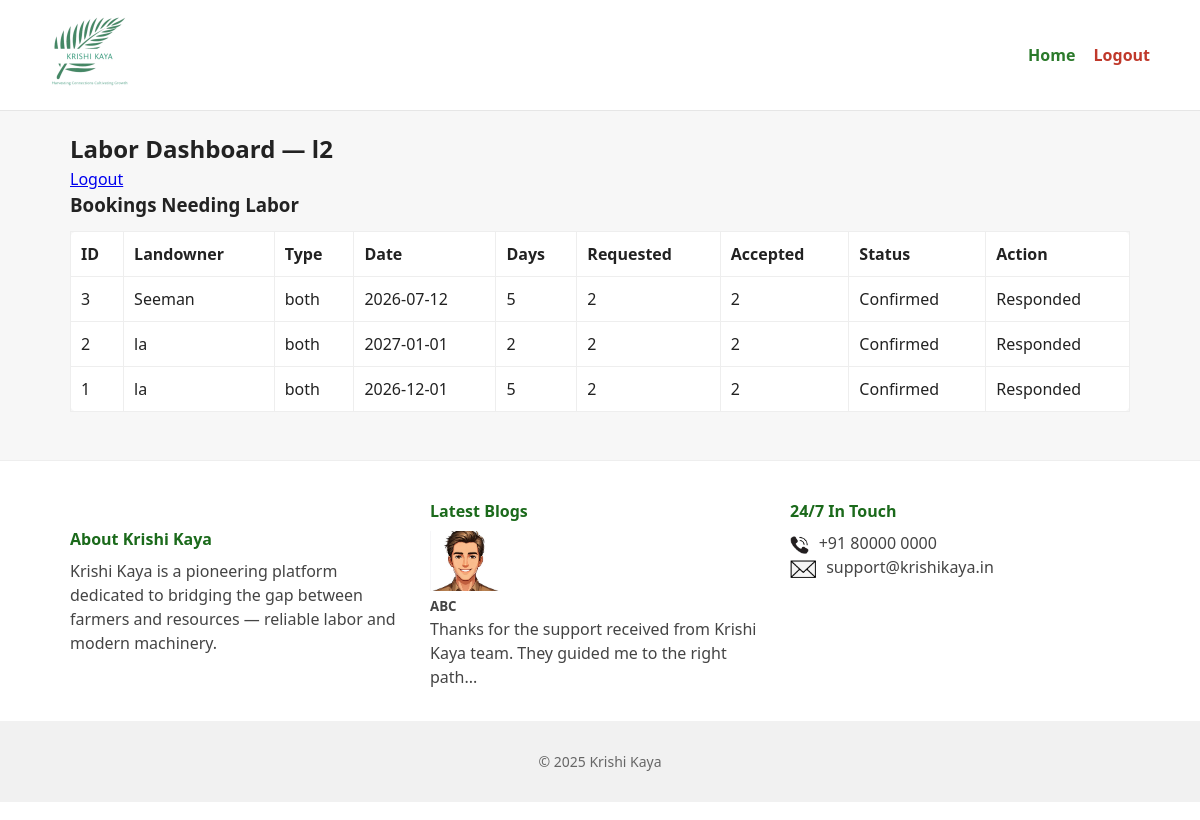
The page /labor (signed in) on the database its author committed.
### app.py (models this page shows)
class User(db.Model):
    id = db.Column(db.Integer, primary_key=True)
    role = db.Column(db.String(20))
    name = db.Column(db.String(100))
    username = db.Column(db.String(100), unique=True)
    password = db.Column(db.String(100))
    contact = db.Column(db.String(50))
    address = db.Column(db.String(200))
    acres = db.Column(db.Integer)
    crops = db.Column(db.String(200))
    machine_type = db.Column(db.String(100))
    num_labors = db.Column(db.Integer)

class Booking(db.Model):
    id = db.Column(db.Integer, primary_key=True)
    landowner_id = db.Column(db.Integer, db.ForeignKey("user.id"))
    service_date = db.Column(db.String(50))
    days = db.Column(db.Integer)
    service_type = db.Column(db.String(20))
    num_labor = db.Column(db.Integer)
    machine_type = db.Column(db.String(100))
    labor_status = db.Column(db.String(100), default="Pending")
    machinery_status = db.Column(db.String(100), default="Pending")
    action = db.Column(db.String(20), default="Pending")  # Pending/Closed

### app.py (the view, shortened to what this page needs)
@app.route("/labor", methods=["GET", "POST"])
def labor_dashboard():
    user = current_user()
    if not user or user.role != "labor":
        flash("Login as labor first", "danger")
        return redirect(url_for("login"))
    bookings_display = []
    total_labors = User.query.filter_by(role="labor").count()
    for b in Booking.query.filter(Booking.service_type.in_(["labor", "both"])).order_by(Booking.id.desc()).all():
        accepted_count = BookingResponse.query.filter_by(booking_id=b.id, user_role="labor", response="Accept").count()
        rejected_count = BookingResponse.query.filter_by(booking_id=b.id, user_role="labor", response="Reject").count()
        needed = b.num_labor or 0
        open_for_more = True
        if needed > 0 and accepted_count >= needed:
            open_for_more = False
        user_resp = BookingResponse.query.filter_by(booking_id=b.id, user_id=user.id).first()
        has_responded = bool(user_resp)
        if needed > 0:
            if accepted_count >= needed:
                status = "Confirmed"
            elif rejected_count >= total_labors:
                status = "Rejected"
            else:
                status = f"{accepted_count}/{needed} Accepted"
        else:
            status = "Pending"
        bookings_display.append({
            "id": b.id,
            "landowner_name": User.query.get(b.landowner_id).name,
            "service_date": b.service_date,
            "days": b.days,
            "service_type": b.service_type,
            "num_labor": needed,
            "accepted_count": accepted_count,
            "status": status,
            "open_for_more": open_for_more,
            "has_responded": has_responded
        })
    responses = {r.booking_id: r.response for r in BookingResponse.query.filter_by(user_id=user.id).all()}
    return render_template("labor_dashboard.html", labor=user, bookings=bookings_display, responses=responses)

### app.py (called while the page is built)
def current_user():
    uid = session.get("user_id")
    return User.query.get(uid) if uid else None

### templates/labor_dashboard.html (shortened to what this page needs)
{% extends "base.html" %}
{% block content %}
<div class="panel">
  <h2>Labor Dashboard — {{ labor.name or labor.username }}</h2>
  <a href="{{ url_for('logout') }}" class="logout">Logout</a>
</div>
<h3>Bookings Needing Labor</h3>
<table>
  <thead>
    <tr>
      <th>ID</th>
      <th>Landowner</th>
      <th>Type</th>
      <th>Date</th>
      <th>Days</th>
      <th>Requested</th>
      <th>Accepted</th>
      <th>Status</th>
      <th>Action</th>
    </tr>
  </thead>
  <tbody>
  {% for b in bookings %}
    <tr>
      <td>{{ b.id }}</td>
      <td>{{ b.landowner_name }}</td>
      <td>{{ b.service_type }}</td>
      <td>{{ b.service_date }}</td>
      <td>{{ b.days }}</td>
      <td>{{ b.num_labor }}</td>
      <td>{{ b.accepted_count }}</td>
      <td>{{ b.status }}</td>
      <td>
        {% if b.has_responded %}
          Responded
        {% elif not b.open_for_more %}
          Closed
        {% else %}
          <form method="post" style="display:inline;">
            <input type="hidden" name="booking_id" value="{{ b.id }}">
            <button name="response" value="Accept">Accept</button>
            <button name="response" value="Reject">Reject</button>
          </form>
        {% endif %}
      </td>
    </tr>
  {% else %}
    <tr><td colspan="9">No active bookings</td></tr>
  {% endfor %}
</tbody>
</table>
{% endblock %}

### static/style.css (style rules this page uses)
* { box-sizing:border-box;margin:0;padding:0 }
body { font-family: "Segoe UI", Roboto, Arial, sans-serif;color:#222;background:#f7f7f7;line-height:1.5 }
table { background:#fff;border-radius:8px;border-collapse:collapse;width:100%;margin-top:12px }
table th, table td { padding:10px;border:1px solid #eee;text-align:left }

### rows shown on the page
User: name "l2"
User: landowner_name "Seeman"
Booking: service_type "both", service_date "2026-07-12"
User: landowner_name "la" "la"
Booking: service_type "both", service_date "2027-01-01"
Booking: service_type "both", service_date "2026-12-01"

### other values the page prints
{{ b.id }} "3" "2" "1"
{{ b.days }} "5" "2" "5"
{{ b.num_labor }} "2" "2" "2"
{{ b.accepted_count }} "2" "2" "2"
{{ b.status }} "Confirmed" "Confirmed" "Confirmed"
